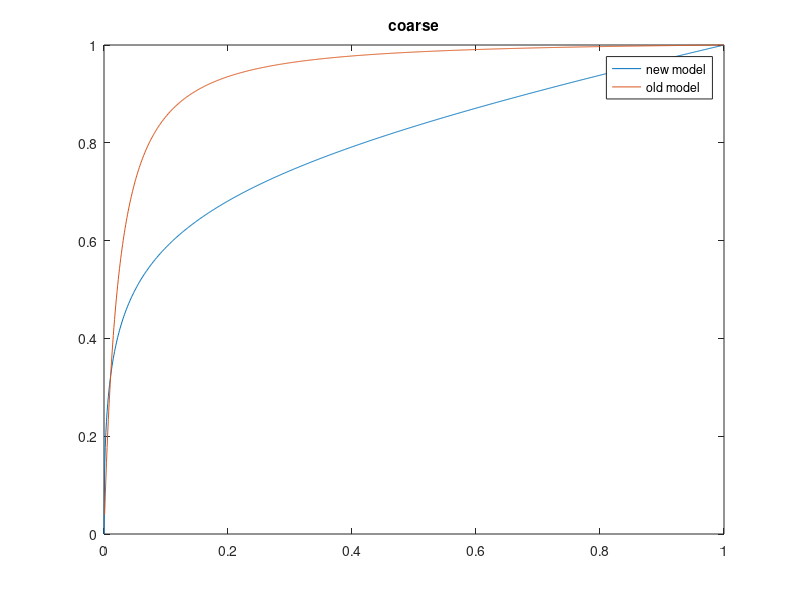

This chart was generated by the following MATLAB code:
clear
% fine sandy F10
% calculate k_vr_c

delta_a=2e-3;
r_0=1e-4;


K_vr_1=[];

for theta_1=0:0.001:1
    
    r_p=0.7e-3;
    
    k_vr_1=1/(1+(r_0/delta_a+r_p/delta_a)*(1/(2*sqrt(theta_1))-sqrt(theta_1)+0.5));
    K_vr_1=[K_vr_1,k_vr_1];

end

K_vr_2=[];
for theta_2=0:0.001:1
    
    r_p=0.7e-3;
    
    k_vr_2=1/(1+r_0/(2*delta_a)*(1/theta_2-1/sqrt(theta_2)));%old
    K_vr_2=[K_vr_2,k_vr_2];

end

% K_vr_3=[];
% for theta_3=0:0.001:1
%     
%     r_p=0.2e-4;
%     
%     k_vr_3=1/(1+(r_0/delta_a+r_p/delta_a)*(1/(2*sqrt(theta_3))-sqrt(theta_3)+0.5));
%     K_vr_3=[K_vr_3,k_vr_3];
% 
% end


n=0:0.001:1;

plot (n,K_vr_1);
hold on;
plot (n,K_vr_2);
title('coarse')
legend('new model','old model');
